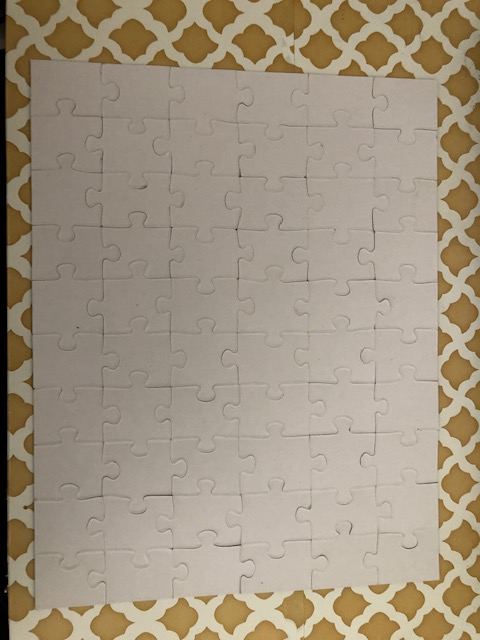
#> input picture images/blank.jpg, 480 x 640 px, given in place of the camera
$ python Capture2.py
#> lines starting #> are read from the running program, lines starting #| are printed output that depends on the picture; after the words box and inside, x2 and y2 are one past the last pixel; in counts of white or black regions, pixels touching at a corner belong together
### imageprocessing.py

from cv2 import cv2
import numpy as np
from Capture import ImgCapture

# inital
#   provided picture of background
# background subtraction
#   - must work for glare/lighting
# fix warp perspective


LOCATION = "C:/Users/danie/PycharmProjects/pythonProject/images"
class Segmentation():
    def __init__(self):
        # [6 lines of commented-out code are left out]
        pass


    def binarize(self, frame):  # differentiate pieces from background

        newimg = frame.copy()
        imggray = cv2.cvtColor(newimg, cv2.COLOR_BGR2GRAY)
        imgblur = cv2.GaussianBlur(imggray, (1, 1), 0)
        imgcanny = cv2.Canny(imgblur, 20, 80)
        cv2.imshow("sg", imgcanny)
        kernel_rect = cv2.getStructuringElement(cv2.MORPH_RECT, (9, 9))
        kernel_dia = cv2.getStructuringElement(cv2.MORPH_ELLIPSE,(7, 7))
        img_mask = cv2.morphologyEx(imgcanny, cv2.MORPH_CLOSE, kernel_rect, iterations=1)

        img_mask = self.removeholes(img_mask)

        img_mask = cv2.morphologyEx(img_mask, cv2.MORPH_OPEN, kernel_dia, iterations=1)
        img_mask = self.removenoise(img_mask)

        newimg = cv2.bitwise_and(newimg, newimg, mask=img_mask)

        return img_mask, newimg

    def colorsegment(self, frame):
        pass

    def removenoise(self, frame_binary):
        contours, _ = cv2.findContours(frame_binary, cv2.RETR_TREE, cv2.CHAIN_APPROX_SIMPLE)

        area=np.zeros(len(contours))
        for i,cont in enumerate(contours):
            area[i] = cv2.contourArea(cont)

        for i,cont in enumerate(contours):
            if area[i] < np.max(area)*.30:
                cv2.drawContours(frame_binary, [cont], 0, (0, 0, 0), -1)

        return frame_binary

    # [18 lines left out: functions kmeans, glarereduction, not called in this run]

    def removeholes(self, frame):
        # fill in holes/returns mask with no holes
        frame_copy = frame.copy()
        frame_copy[:,0] = 0
        frame_copy[0,:] = 0
        frame_copy[:,-1] = 0
        frame_copy[-1,:] = 0
        cv2.floodFill(frame_copy, np.zeros((frame.shape[0] + 2, frame.shape[1] + 2), np.uint8), (0, 0), 255) #BG is white
        mask_copy = cv2.bitwise_not(frame_copy) #BG IS NOW BLACK holes are now white

        result = cv2.bitwise_or(frame, mask_copy) #or mask with original
        return result

# [7 lines left out: function removeshadows, not called in this run]

# [6 lines that do not run on import are left out]

### Capture2.py
from cv2 import cv2
from imageprocessing import Segmentation

class ImgCapture:
    def __init__(self,location):
        self.num = 1
        self.Seg = Segmentation()
        self.location = location


    def getImageManual(self):
        cap = cv2.VideoCapture(0, cv2.CAP_DSHOW)
        cap.set(3, 1280) #width
        cap.set(4, 720) #height
        cap.set(cv2.CAP_PROP_FRAME_WIDTH, 1280) #1920
        cap.set(cv2.CAP_PROP_FRAME_HEIGHT, 720) # 1080
        flag = 0
        while True:
            success, img = cap.read()
#> img is the input picture: shape (640, 480, 3); mean B, G, R 129.5, 148.2, 161.1
            img = img[150:650,450:1000]
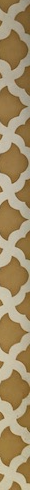
#> img: shape (490, 30, 3); mean B, G, R 103.1, 140.3, 161.5
            cv2.imshow("Video", img)
            binimg, fore = self.Seg.binarize(img)
#> in binarize, `imggray = cv2.cvtColor(newimg, cv2.COLOR_BGR2GRAY)`:
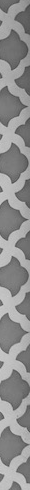
#> imggray: shape (490, 30); min 71, max 207, mean 142.4
#> in binarize, `imgcanny = cv2.Canny(imgblur, 20, 80)`:
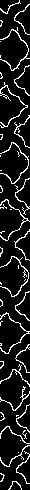
#> imgcanny: shape (490, 30); 11.9% white in thin lines or dots
#> in binarize, `img_mask = cv2.morphologyEx(imgcanny, cv2.MORPH_CLOSE, kernel_rect, it..`: img_mask: shape (490, 30); 47.1% white; 1 white region, box (x1, y1, x2, y2) and area: (0, 0, 30, 490) 6920
#> in removeholes, `frame_copy[:,0] = 0`: frame_copy: shape (490, 30); 45.3% white; 1 white region, box (x1, y1, x2, y2) and area: (1, 0, 30, 490) 6654
#> in removeholes, `frame_copy[:,-1] = 0`: frame_copy: shape (490, 30); 43.2% white; 1 white region, box (x1, y1, x2, y2) and area: (1, 1, 29, 490) 6349
#> in removeholes, `frame_copy[-1,:] = 0`: frame_copy: shape (490, 30); 43.1% white; 1 white region, box (x1, y1, x2, y2) and area: (1, 1, 29, 489) 6335
#> in removeholes, `cv2.floodFill(frame_copy, np.zeros((frame.shape[0] + 2, frame.shape[1]..`:
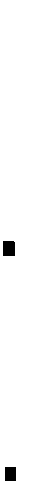
#> frame_copy: shape (490, 30); 97.7% white; 2 black regions, box (x1, y1, x2, y2) and area: (3, 241, 15, 256) 179, (5, 467, 16, 481) 154
#> in removeholes, `result = cv2.bitwise_or(frame, mask_copy)`: result: shape (490, 30); 49.3% white; 1 white region, box (x1, y1, x2, y2) and area: (0, 0, 30, 490) 7253
#> in binarize, `img_mask = cv2.morphologyEx(img_mask, cv2.MORPH_OPEN, kernel_dia, iter..`:
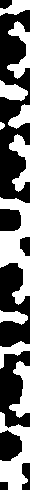
#> img_mask: shape (490, 30); 42.8% white; 11 white regions
#> in removenoise, `contours, _ = cv2.findContours(frame_binary, cv2.RETR_TREE, cv2.CHAIN_..`: contours = 11 contours, 1 with area under 20; largest, box (x1, y1, x2, y2) and area: (0, 197, 30, 305) 1570, (0, 412, 30, 490) 1083, (9, 361, 30, 418) 539, (9, 134, 30, 192) 506, (7, 21, 30, 79) 499
#> in removenoise, `area=np.zeros(len(contours))`: area = [0, 0, 0, 0, 0, 0, 0, 0, 0, 0, 0]
#> the loop in removenoise, `for i,cont in enumerate(contours):` made 11 passes
#> after the loop in removenoise, `for i,cont in enumerate(contours):`: area = [1083, 539, 268.5, 235, 1570.5, 506, 19.5, 265, 333, 499, 261]
#> after the loop in removenoise, `for i,cont in enumerate(contours):`:
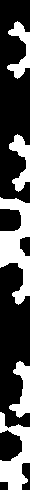
#> frame_binary: shape (490, 30); 32% white; 5 white regions, box (x1, y1, x2, y2) and area: (0, 197, 30, 305) 1730, (0, 412, 30, 490) 1204, (9, 361, 30, 418) 611, (9, 134, 30, 192) 579, (7, 21, 30, 79) 576
#> in binarize, `newimg = cv2.bitwise_and(newimg, newimg, mask=img_mask)`:
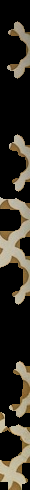
#> newimg: shape (490, 30, 3); mean B, G, R 39.2, 49.2, 54.3
            cv2.imshow("Binarize", binimg)
            #cv2.imshow("Foreground", fore)
            input = cv2.waitKey(1)
#> (key q is pressed here)
            if input & 0xFF == ord('p'):
                cv2.imshow("piece", img)
                cv2.imshow("Bin", binimg)
                cv2.imwrite(self.location + f"/piece{self.num}.png", img)

            elif input & 0xFF == ord('q'):
                flag = 1
                break
            elif input & 0xFF == ord('n'):
                self.num += 1
                cv2.destroyWindow("piece")
                cv2.destroyWindow("Bin")
                print(f"taking image {self.num}")
            elif input & 0xFF == ord('c'):
                print("CANCELED")
                break

        cap.release()
        cv2.destroyAllWindows()
        return flag

    def prompt(self):
        print("Constaints: ")
        print("1. Puzzle is standard rectangular shape with 4 90-degree corner pieces")
        print("2. All puzzle pieces are adequately spaced apart (no overlapping)")
        print("")
        print("P = snapshot")
        print("Q = quit and solve puzzle snapshot")
        print("N = new snapshot")
        print("C = cancel")


if __name__ == '__main__':
    LOCATION = "C:/Users/danie/PycharmProjects/pythonProject/images"
    cap = ImgCapture(LOCATION)
    cap.getImageManual()
